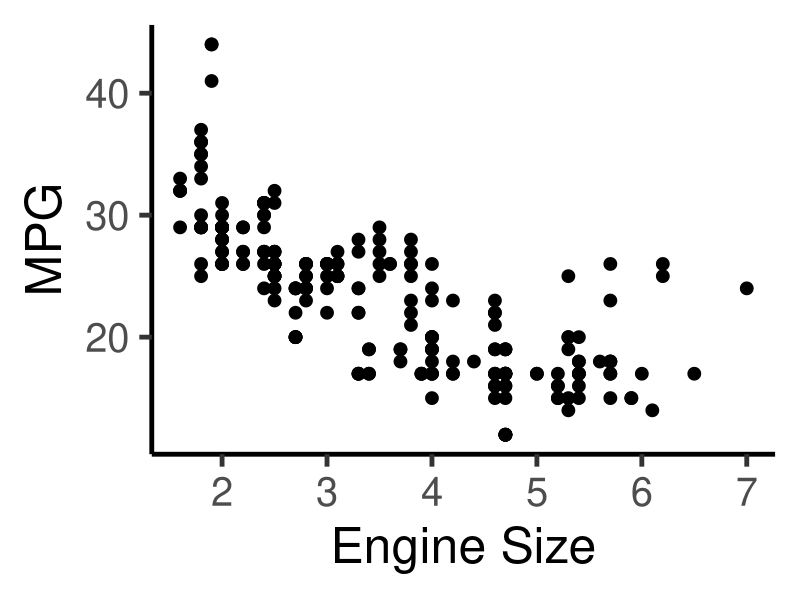
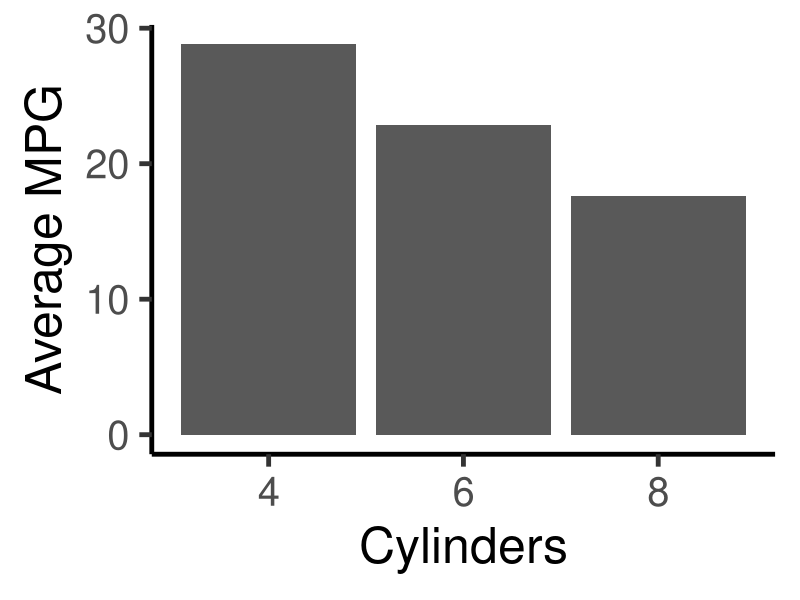
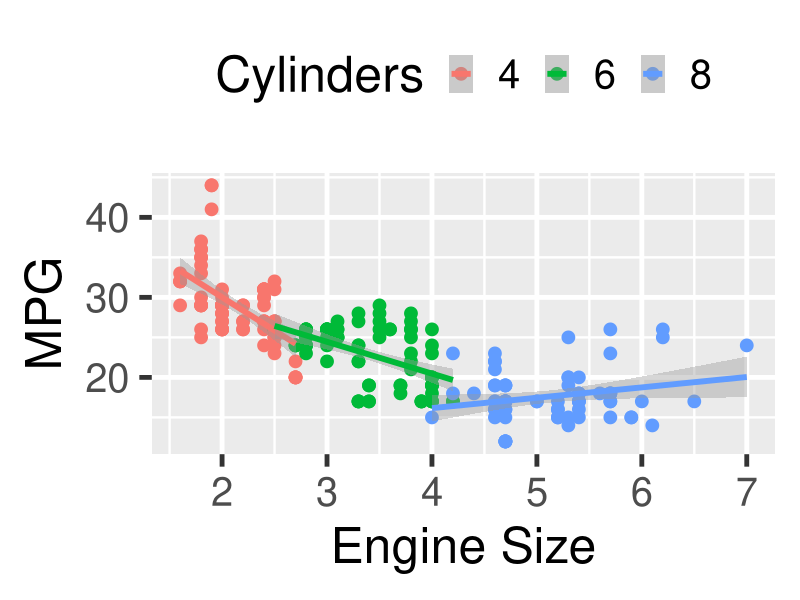
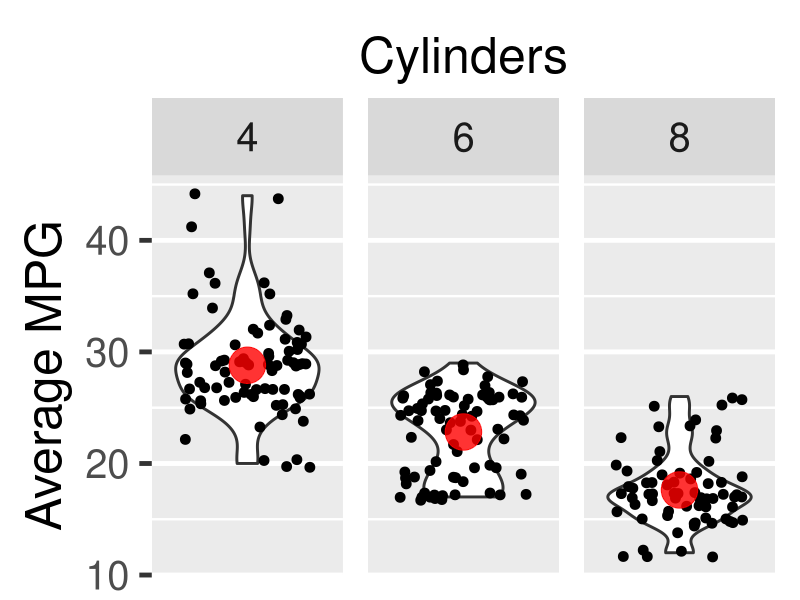
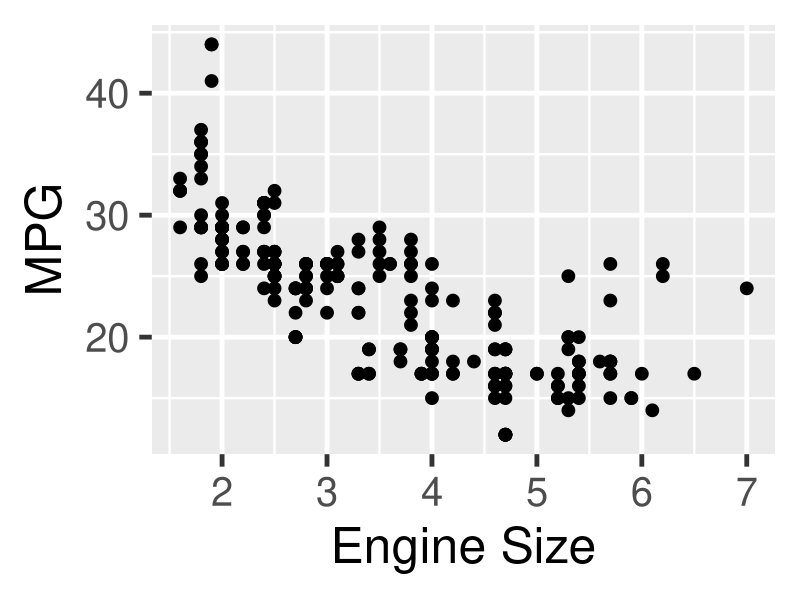
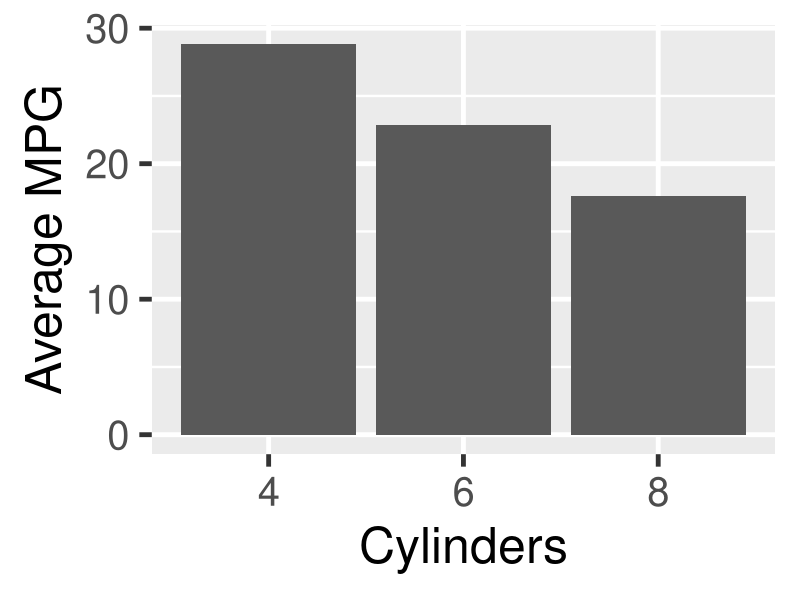

These figures' R source, in order:
## ---- chunk 1
#| layout-ncol: 2
#| fig-height: 8
#| echo: false
#| message: false

library(tidyverse)
mpg2 <- filter(mpg, cyl != 5)

ggplot(mpg2, aes(x = displ, y = hwy)) + 
  geom_point(size = 4) + 
  labs(x = "Engine Size", y = "MPG") + 
  theme_classic(base_size = 36)

ggplot(mpg2, aes(x = factor(cyl), y = hwy)) + 
  stat_summary(geom = "col", fun = mean) + 
  labs(x = "Cylinders", y = "Average MPG") + 
  theme_classic(base_size = 36)
## ---- chunk 2
#| layout-ncol: 2
#| fig-height: 8
#| echo: false
#| message: false

library(tidyverse)

ggplot(mpg2, aes(x = displ, y = hwy, color = factor(cyl))) + 
  geom_point(size = 4) + 
  geom_smooth(method = "lm", size = 2) +
  labs(x = "Engine Size", y = "MPG", color = "Cylinders") + 
  theme_grey(base_size = 36) +
  theme(legend.position = "top")

ggplot(mpg2, aes(x = "0", y = hwy)) + 
  facet_wrap(~cyl) +
  geom_violin(size = 1) +
  geom_jitter(size = 3) +
  stat_summary(
    geom = "point", 
    fun = mean, 
    size = 12, 
    color = "red", 
    alpha = 0.8
  ) + 
  scale_x_discrete(position = "top") +
  labs(x = "Cylinders", y = "Average MPG") + 
  theme_grey(base_size = 36) +
  theme(
    axis.ticks.x = element_blank(),
    panel.grid.major.x = element_blank(),
    axis.text.x = element_blank()
  )
## ---- chunk 3
#| rows.print: 6

mpg
## ---- chunk 4
#| layout-ncol: 2
#| fig-height: 8
#| echo: false
#| message: false

ggplot(mpg2, aes(x = displ, y = hwy)) + 
  geom_point(size = 4) + 
  labs(x = "Engine Size", y = "MPG") + 
  theme_grey(base_size = 36)

ggplot(mpg2, aes(x = factor(cyl), y = hwy)) + 
  stat_summary(geom = "col", fun = mean) + 
  labs(x = "Cylinders", y = "Average MPG") + 
  theme_grey(base_size = 36)
